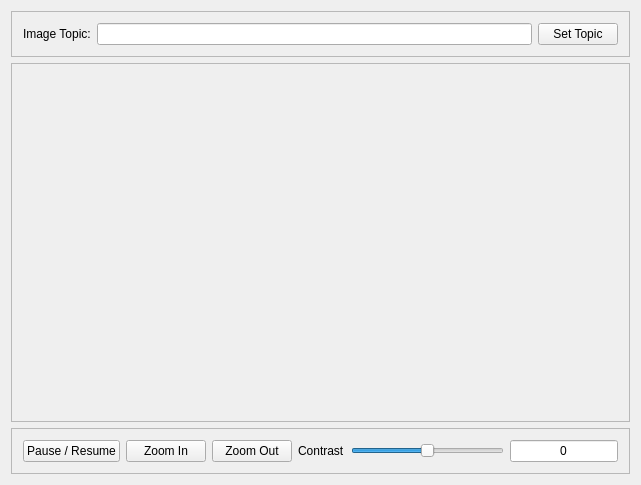
<?xml version="1.0" encoding="UTF-8"?>
<ui version="4.0">
 <class>MainWindowDesign</class>
 <widget class="QMainWindow" name="MainWindowDesign">
  <property name="geometry">
   <rect>
    <x>0</x>
    <y>0</y>
    <width>641</width>
    <height>485</height>
   </rect>
  </property>
  <property name="windowTitle">
   <string>Video Streamer</string>
  </property>
  <property name="windowIcon">
   <iconset resource="../resources/images.qrc">
    <normaloff>:/images/icon.png</normaloff>:/images/icon.png</iconset>
  </property>
  <widget class="QWidget" name="centralWidget">
   <layout class="QVBoxLayout" name="verticalLayout">
    <item>
     <widget class="QFrame" name="frame_top">
      <property name="sizePolicy">
       <sizepolicy hsizetype="Minimum" vsizetype="Minimum">
        <horstretch>0</horstretch>
        <verstretch>0</verstretch>
       </sizepolicy>
      </property>
      <property name="frameShape">
       <enum>QFrame::StyledPanel</enum>
      </property>
      <property name="frameShadow">
       <enum>QFrame::Raised</enum>
      </property>
      <layout class="QHBoxLayout" name="horizontalLayout_2">
       <item>
        <widget class="QLabel" name="label_topic">
         <property name="text">
          <string>Image Topic:</string>
         </property>
        </widget>
       </item>
       <item>
        <widget class="QLineEdit" name="lineEdit_topic"/>
       </item>
       <item>
        <widget class="QPushButton" name="pushButton_topic">
         <property name="text">
          <string>Set Topic</string>
         </property>
        </widget>
       </item>
      </layout>
     </widget>
    </item>
    <item>
     <widget class="QFrame" name="frame_middle">
      <property name="sizePolicy">
       <sizepolicy hsizetype="Expanding" vsizetype="Expanding">
        <horstretch>0</horstretch>
        <verstretch>0</verstretch>
       </sizepolicy>
      </property>
      <property name="frameShape">
       <enum>QFrame::StyledPanel</enum>
      </property>
      <property name="frameShadow">
       <enum>QFrame::Raised</enum>
      </property>
      <layout class="QHBoxLayout" name="horizontalLayout_5"/>
     </widget>
    </item>
    <item>
     <widget class="QFrame" name="frame_bottom">
      <property name="sizePolicy">
       <sizepolicy hsizetype="MinimumExpanding" vsizetype="Minimum">
        <horstretch>0</horstretch>
        <verstretch>0</verstretch>
       </sizepolicy>
      </property>
      <property name="frameShape">
       <enum>QFrame::StyledPanel</enum>
      </property>
      <property name="frameShadow">
       <enum>QFrame::Raised</enum>
      </property>
      <layout class="QHBoxLayout" name="horizontalLayout">
       <item>
        <widget class="QPushButton" name="pushButton_pause">
         <property name="text">
          <string>Pause / Resume</string>
         </property>
        </widget>
       </item>
       <item>
        <layout class="QHBoxLayout" name="horizontalLayout_zoom">
         <item>
          <widget class="QPushButton" name="pushButton_zoomin">
           <property name="text">
            <string>Zoom In</string>
           </property>
          </widget>
         </item>
         <item>
          <widget class="QPushButton" name="pushButton_zoomout">
           <property name="text">
            <string>Zoom Out</string>
           </property>
          </widget>
         </item>
        </layout>
       </item>
       <item>
        <layout class="QHBoxLayout" name="horizontalLayout_contrast">
         <item>
          <widget class="QLabel" name="label_contrast">
           <property name="sizePolicy">
            <sizepolicy hsizetype="Minimum" vsizetype="Preferred">
             <horstretch>0</horstretch>
             <verstretch>0</verstretch>
            </sizepolicy>
           </property>
           <property name="text">
            <string>Contrast</string>
           </property>
          </widget>
         </item>
         <item>
          <widget class="QSlider" name="horizontalSlider_contrast">
           <property name="minimum">
            <number>-100</number>
           </property>
           <property name="maximum">
            <number>100</number>
           </property>
           <property name="tracking">
            <bool>false</bool>
           </property>
           <property name="orientation">
            <enum>Qt::Horizontal</enum>
           </property>
           <property name="tickPosition">
            <enum>QSlider::NoTicks</enum>
           </property>
          </widget>
         </item>
         <item>
          <widget class="QLineEdit" name="lineEdit_contrast">
           <property name="sizePolicy">
            <sizepolicy hsizetype="Minimum" vsizetype="Fixed">
             <horstretch>0</horstretch>
             <verstretch>0</verstretch>
            </sizepolicy>
           </property>
           <property name="text">
            <string>0</string>
           </property>
           <property name="alignment">
            <set>Qt::AlignCenter</set>
           </property>
           <property name="readOnly">
            <bool>true</bool>
           </property>
          </widget>
         </item>
        </layout>
       </item>
      </layout>
     </widget>
    </item>
   </layout>
  </widget>
  <widget class="QMenuBar" name="menuBar">
   <property name="geometry">
    <rect>
     <x>0</x>
     <y>0</y>
     <width>641</width>
     <height>25</height>
    </rect>
   </property>
  </widget>
 </widget>
 <layoutdefault spacing="6" margin="11"/>
 <resources/>
 <connections/>
</ui>
